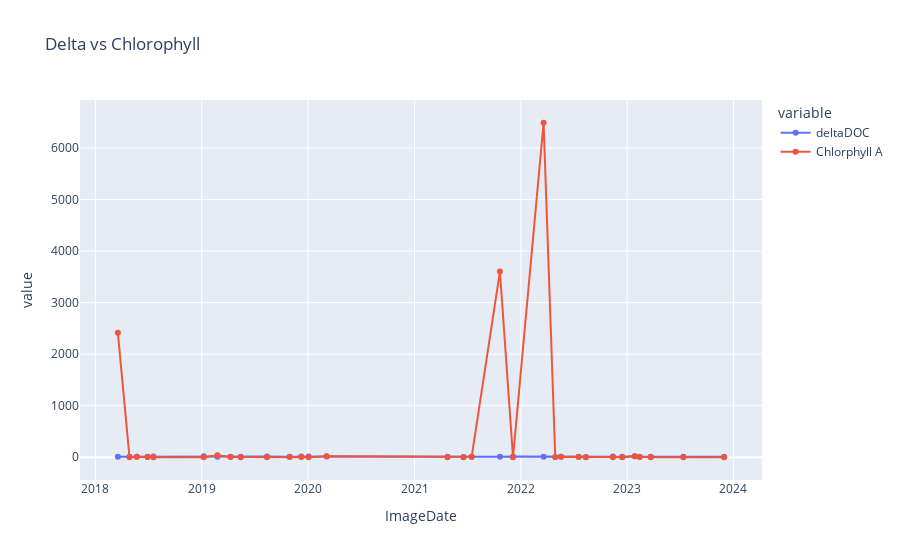

Notebook source saved alongside this figure:
### Code cell
fig = px.line(res_read1, x="ImageDate", y=["deltaDOC","Chlorphyll A"], markers=True, title="Delta vs Chlorophyll")
fig.show()

### Figure 1 — Plotly figure (JSON) as saved in the notebook; plotly's stock layout.template omitted (floating-point values rounded to 4 significant figures)
{"data": [{"hovertemplate": "variable=deltaDOC<br>ImageDate=%{x}<br>value=%{y}<extra></extra>", "legendgroup": "deltaDOC", "line": {"color": "#636efa", "dash": "solid"}, "marker": {"symbol": "circle"}, "mode": "lines+markers", "name": "deltaDOC", "orientation": "v", "showlegend": true, "type": "scatter", "x": ["2018-03-19", "2018-04-28", "2018-05-23", "2018-06-29", "2018-07-19", "2019-01-08", "2019-02-24", "2019-04-10", "2019-05-15", "2019-08-13", "2019-10-30", "2019-12-09", "2020-01-03", "2020-03-05", "2021-04-24", "2021-06-18", "2021-07-16", "2021-10-21", "2021-12-05", "2022-03-20", "2022-04-29", "2022-05-19", "2022-07-18", "2022-08-12", "2022-11-13", "2022-12-15", "2023-01-27", "2023-02-13", "2023-03-23", "2023-07-13", "2023-11-30"], "xaxis": "x", "y": [8.585, 9.71, 9.647, 10.28, 12.66, 18.12, 11.58, 8.984, 8.514, 12.22, 10.59, 12.8, 13.5, 13.66, 9.408, 6.647, 12.04, 7.694, 13.68, 9.811, 6.866, 11.47, 11.64, 7.02, 13.63, 10.45, 20.61, 9.622, 11.05, 10.31, 10.52], "yaxis": "y"}, {"hovertemplate": "variable=Chlorphyll A<br>ImageDate=%{x}<br>value=%{y}<extra></extra>", "legendgroup": "Chlorphyll A", "line": {"color": "#EF553B", "dash": "solid"}, "marker": {"symbol": "circle"}, "mode": "lines+markers", "name": "Chlorphyll A", "orientation": "v", "showlegend": true, "type": "scatter", "x": ["2018-03-19", "2018-04-28", "2018-05-23", "2018-06-29", "2018-07-19", "2019-01-08", "2019-02-24", "2019-04-10", "2019-05-15", "2019-08-13", "2019-10-30", "2019-12-09", "2020-01-03", "2020-03-05", "2021-04-24", "2021-06-18", "2021-07-16", "2021-10-21", "2021-12-05", "2022-03-20", "2022-04-29", "2022-05-19", "2022-07-18", "2022-08-12", "2022-11-13", "2022-12-15", "2023-01-27", "2023-02-13", "2023-03-23", "2023-07-13", "2023-11-30"], "xaxis": "x", "y": [2417.0, 0.4979, 10.22, 3.097, 0.4792, 1.024, 36.87, 2.846, 2.416, 0.8141, 2.506, 3.624, 0.8711, 18.5, 1.38, 0.7078, 9.002, 3603.0, 0.0647, 6490.0, 3.278, 7.682, 6.744, 1.631, 0, 0.1815, 19.42, 6.741, 0.8345, 0.9716, 0.005956], "yaxis": "y"}], "layout": {"autosize": true, "legend": {"title": {"text": "variable"}, "tracegroupgap": 0}, "title": {"text": "Delta vs Chlorophyll"}, "xaxis": {"anchor": "y", "autorange": true, "domain": [0, 1], "range": ["2017-11-19 06:54:35.6575", "2024-03-28 17:05:24.3425"], "title": {"text": "ImageDate"}, "type": "date"}, "yaxis": {"anchor": "x", "autorange": true, "domain": [0, 1], "range": [-535.6, 7026.0], "title": {"text": "value"}, "type": "linear"}}}
